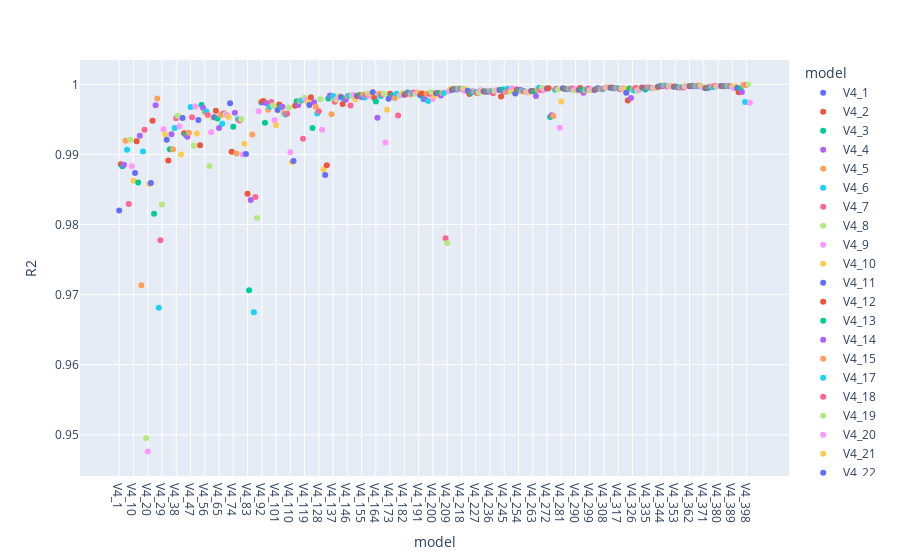

Notebook code for this chart:
### Code cell
# 

import plotly.express as px
# tdf = tdf.drop(15)

fig = px.scatter(tdf, x="model", y="R2", color="model", hover_data=['model'])
fig.show()
